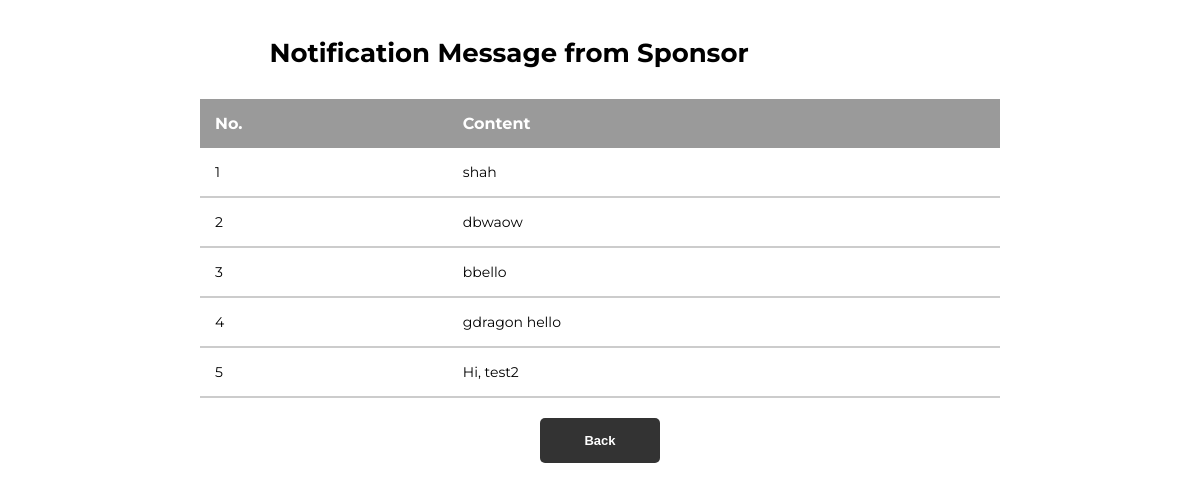
Page /viewnotiadmin on the committed database.
### main.py (models this page shows)
class Notificationadmin(db.Model, UserMixin):
    id = db.Column(db.Integer, primary_key=True)
    content = db.Column(db.String(1500), nullable=False)

### main.py (the view)
@tandtweb.route('/viewnotiadmin', methods=['GET'])
def viewnotiadmin():
    noti_list = Notificationadmin.query.all()
    return render_template('viewnotiadmin.html', noti_list=noti_list)

### templates/viewnotiadmin.html (shortened to what this page needs)
<!DOCTYPE html>
<html lang="en">
<head>
    <link rel="stylesheet" href="/static/viewnoti.css">
</head>
<body>
    <h1>Notification Message from Sponsor</h1>
    <table>
        <thead>
            <tr>
                <th>No.</th>
                <th>Content</th>
            </tr>
        </thead>
        <tbody>
            {% for notification in noti_list %}
                <tr class="notification-row">
                    <td>{{ notification.id }}</td>
                    <td>{{ notification.content }}</td>
                </tr>
            {% endfor %}
        </tbody>
    </table>
    <button type="button" onclick="window.location.href='/adminhome'">Back</button>
</body>
</html>

### static/viewnoti.css (style rules this page uses)
body { font-family: 'Montserrat', sans-serif; background-color: #ffffff; display: flex; flex-direction: column; align-items: center; padding: 20px; margin: 0; }
h1 { font-size: 26px; font-weight: bold; margin-bottom: 20px; text-align: left; width: 57%; }
table { width: 100%; border-collapse: collapse; margin-top: 10px; max-width: 800px; }
th, td { padding: 15px; text-align: left; }
th { background-color: #9a9a9a; color: white; font-weight: bold; }
td { background-color: #ffffff; padding: 15px; font-size: 14px; }
.notification-row { border-bottom: 2px solid #ccc; }
button { background-color: #333; color: white; border: none; padding: 10px 20px; border-radius: 5px; font-size: 13px; cursor: pointer; font-weight: bold; margin-top: 20px; min-width: 120px; height: 45px; }

### rows in the picture
Notificationadmin: id "1", content "shah"
Notificationadmin: id "2", content "dbwaow"
Notificationadmin: id "3", content "bbello"
Notificationadmin: id "4", content "gdragon hello"
Notificationadmin: id "5", content "Hi, test2"
